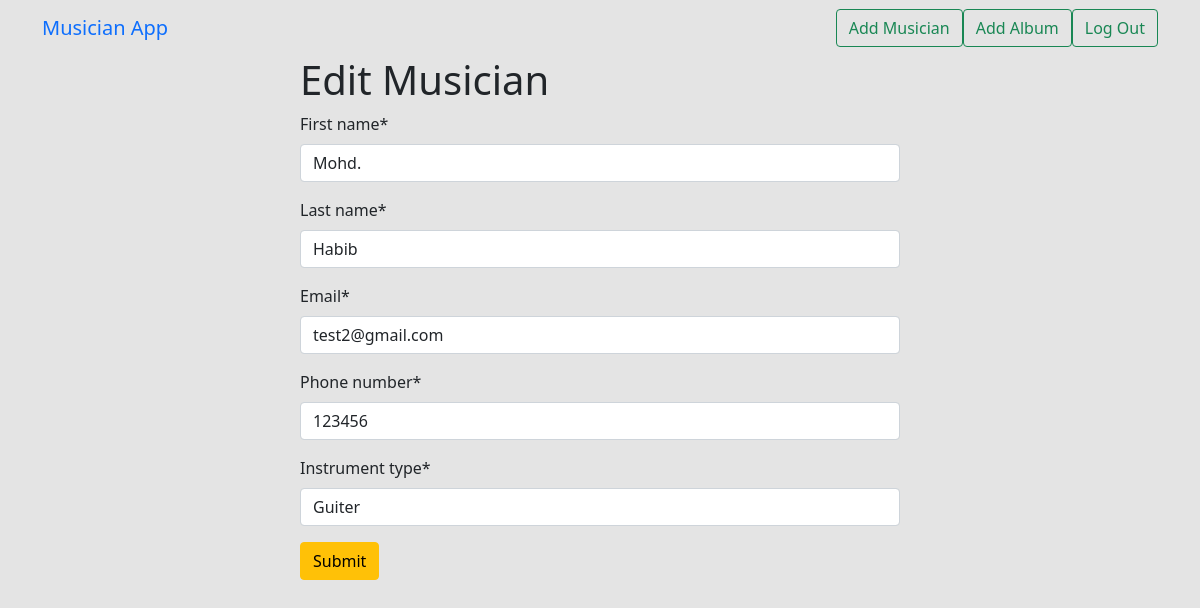
Screenshot of /edit_musician/2/ (signed in) with the database file from the repository.
### musician_app/models.py (models this page shows, shortened)
class Musician(models.Model):
    first_name = models.CharField(max_length=50)
    last_name = models.CharField(max_length=50)
    email = models.EmailField(max_length=50)
    phone_number = models.CharField(max_length=50)
    instrument_type = models.CharField(max_length=50)

### musician_app/views.py (the view)
@method_decorator(login_required, name='dispatch')
class EditMusician(UpdateView):
    model = Musician
    form_class = MusicianForm
    template_name = 'edit_musician.html'
    pk_url_kwarg = 'id'
    success_url = reverse_lazy('home')

### musician_app/forms.py
class MusicianForm(forms.ModelForm):
    class Meta:
        model = Musician
        fields = "__all__"

### musician_app/templates/edit_musician.html
{% extends 'base.html' %} {% load crispy_forms_tags %} {% block content %}
<form style="width: 50%; margin: auto" method="post">
  <h1>Edit Musician</h1>
  {% csrf_token %} {{form | crispy}}
  <button class="btn btn-warning">Submit</button>
</form>
{% endblock %}

### rows the page displays
Musician: first_name "Mohd.", last_name "Habib", email "test2@gmail.com", phone_number "123456", instrument_type "Guiter"
